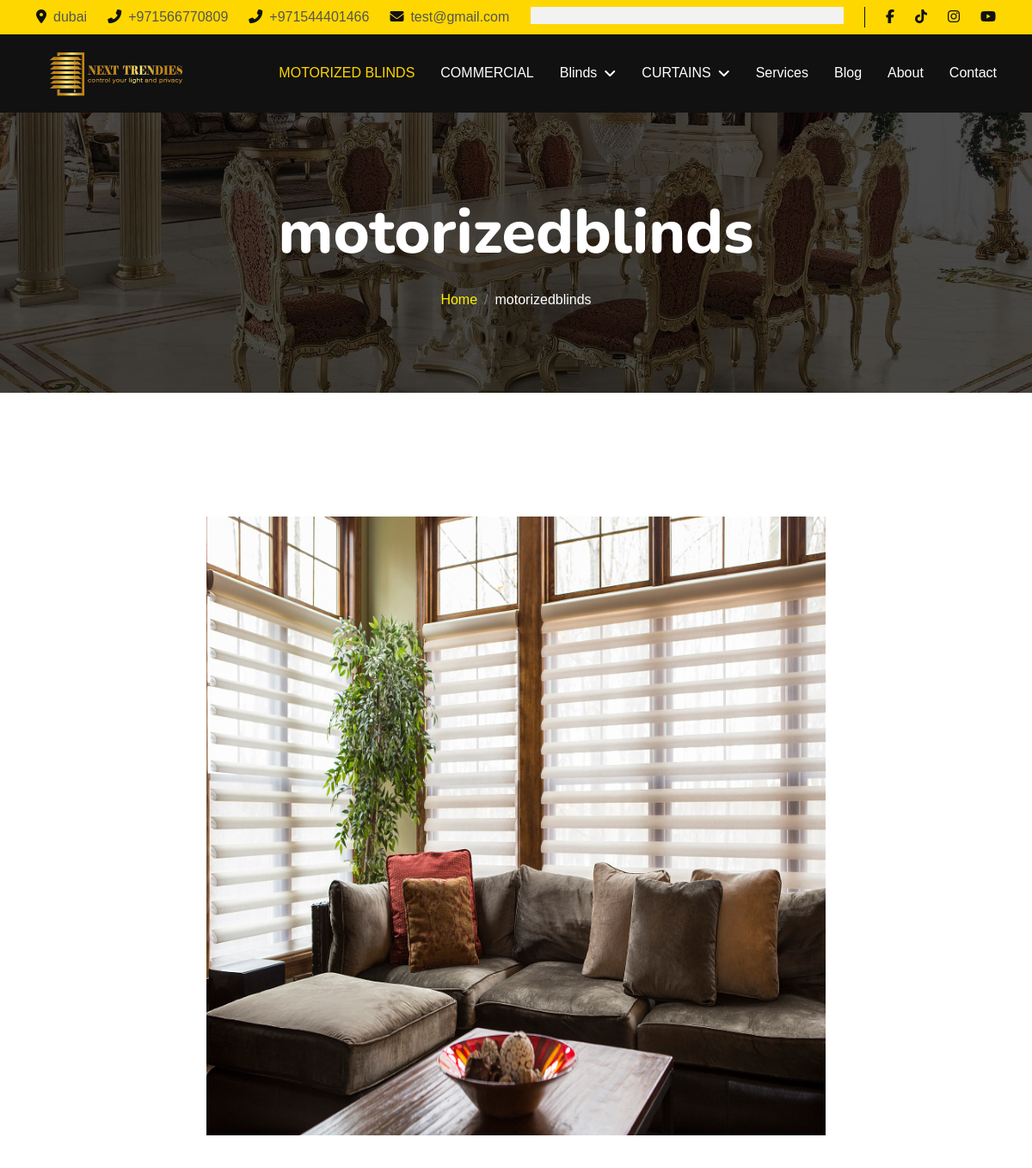
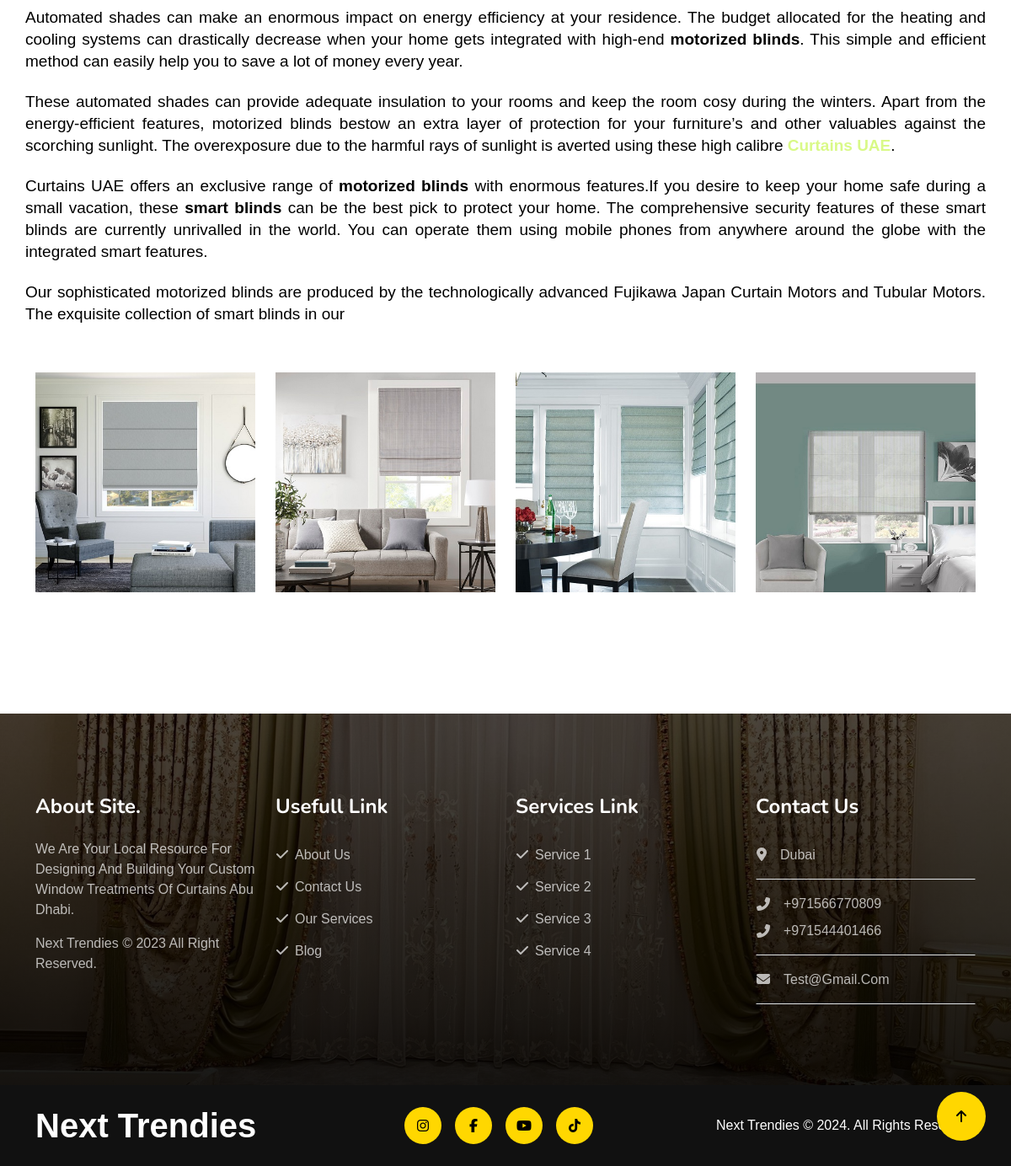
Page /products/motorizedblind/ on the committed database (2 pictures, top to bottom).
### settings/models.py (models this page shows, shortened)
class Settings(models.Model):
    site_name = models.CharField( max_length=50)
    logo = models.ImageField( upload_to='setting/')
    phone1 = models.CharField( max_length=30)
    phone2 = models.CharField( max_length=30 , blank=True , null=True)
    email1 = models.EmailField( max_length=254)
    email2 = models.EmailField( max_length=254 ,blank=True , null=True)
    description = models.TextField(max_length=1000)
    fb_link = models.URLField( max_length=200)
    tiktok_link = models.URLField( max_length=200)
    instagram_link = models.URLField( max_length=200)
    youtube_link = models.URLField( max_length=200)
    address = models.CharField( max_length=50)
    views = models.PositiveIntegerField(default=0)
    class Meta:
        verbose_name = ("Info")
        verbose_name_plural = ("Info")

### products/models.py (models this page shows, shortened)
class MotorizedBlinds(models.Model):
    title = models.CharField(max_length=5000)
    description = models.TextField(("description"),max_length=100000)
    created_at = models.DateTimeField( ("created_at"),default=timezone.now)
    image = models.ImageField(upload_to='motorized-blinds/')
    slug = models.SlugField(null=True,blank=True)
    class Meta:
        verbose_name = ("MotorizedBlinds")
        verbose_name_plural = ("MotorizedBlinds")

class MotorizedBlindsImages(models.Model):
    motorizedblinds = models.ForeignKey(MotorizedBlinds,related_name='motorizedblinds_images',on_delete=models.CASCADE)
    image = models.ImageField(upload_to='motorizedblindsimages/')
    class Meta:
        verbose_name = ("MotorizedBlinds Images")
        verbose_name_plural = ("MotorizedBlinds Images")

### products/views.py (the view)
# urls.py: path('motorizedblind/' , views.motorizedblinds , name='motorizedblinds'),
def motorizedblinds(request):
    motorizedblind = MotorizedBlinds.objects.last()
    context = {
        'motorizedblind':motorizedblind
    }
    return render(request , 'motorizedblind/motorizedblind.html' , context)

### about/about_context.py (called while the page is built)
def about(request):
    about = About.objects.last()
    context = {
        'about':about,
    }
    return context

### products/context.py (called while the page is built)
def nav(request):
    blinds_nav = Blinds.objects.all()
    curtains_nav = Curtains.objects.all()
    context = {
        'blinds_nav':blinds_nav,
        'curtains_nav':curtains_nav
    }
    return context

### products/templates/motorizedblind/motorizedblind.html (shortened to what this page needs)
{% extends "base.html" %}
{% load static %}
{% block body %}
        <div class="container-fluid page-header py-5">
            <div class="container text-center py-5">
                <h1 class="display-2 text-white mb-4 animated slideInDown">motorizedblinds</h1>
                <nav aria-label="breadcrumb">
                    <ol class="breadcrumb justify-content-center mb-0 animated slideInDown">
                        <li class="breadcrumb-item"><a href="/">Home</a></li>
                        <li class="breadcrumb-item text-white" aria-current="page">motorizedblinds</li>
                    </ol>
                </nav>
            </div>
        </div>
         <div class="container text-center py-5">
    <div class="row">
        <img class="w-100 commercial-img" src="{{motorizedblind.image.url}}" alt="Image">
        <p class="fs-5 mt-4" style="text-align: justify;">{{motorizedblind.description|safe}}</p>
        {% for image in motorizedblind.motorizedblinds_images.all %}
        <div class="col-md-3  g-4">
            <div>
                <img class="w-100"src="{{image.image.url}}">
            </div>
        </div>
        {% endfor %}
    </div>
</div>
{% endblock body %}

### templates/base.html (shortened to what this page needs)
{% load static %}
<!DOCTYPE html>
<html lang="en">
<head>
    <link rel="stylesheet" href="https://use.fontawesome.com/releases/v5.15.4/css/all.css" />
    <link href="https://cdnjs.cloudflare.com/ajax/libs/font-awesome/5.10.0/css/all.min.css" rel="stylesheet">
    <link href="https://cdn.jsdelivr.net/npm/bootstrap-icons@1.4.1/font/bootstrap-icons.css" rel="stylesheet">
    <link href="{% static 'lib/animate/animate.min.css'%}" rel="stylesheet">
    <link href="{% static 'lib/owlcarousel/assets/owl.carousel.min.css'%}" rel="stylesheet">
    <link href="{% static 'css/bootstrap.min.css'%}" rel="stylesheet">
    <link href="{% static 'css/all.min.css'%}" rel="stylesheet">
    <link href="{% static 'css/style.css'%}" rel="stylesheet">
</head>
<body>
    <div class="container-fluid topbar-top bg-primary">
        <div class="container">
            <div class="d-flex justify-content-between topbar py-2">
                <div class="d-flex align-items-center flex-shrink-0 topbar-info">
                    <a href="#" class="me-4 text-secondary"><i
                            class="fas fa-map-marker-alt me-2 text-dark"></i>{{myfooter.address}}</a>
                    <a href="#" class="me-4 text-secondary"><i
                            class="fas fa-phone-alt me-2 text-dark"></i>{{myfooter.phone1}}</a>
                    <a href="#" class="me-4 text-secondary"><i
                            class="fas fa-phone-alt me-2 text-dark"></i>{{myfooter.phone2}}</a>
                    <a href="#" class="text-secondary"><i
                            class="fas fa-envelope me-2 text-dark"></i>{{myfooter.email1}}</a>
                </div>
                <div class="text-end pe-4 me-4 border-end border-dark search-btn">
                    <div class="search-form">
                    </div>
                </div>
                <div class="d-flex align-items-center justify-content-center topbar-icon">
                    <a href="{{myfooter.fb_link}}" class="me-4"><i class="fab fa-facebook-f text-dark"></i></a>
                    <a href="{{myfooter.tiktok_link}}" class="me-4"><i class="fa-brands fa-tiktok text-dark"></i></a>
                    <a href="{{myfooter.instagram_link}}" class="me-4"><i class="fab fa-instagram text-dark"></i></a>
                    <a href="{{myfooter.youtube_link}}" class=""><i class="fa-brands fa-youtube text-dark"></i></a>
                </div>
            </div>
        </div>
    </div>
    <div class="container-fluid bg-dark">
        <div class="container">
            <nav class="navbar navbar-dark navbar-expand-lg py-lg-0">
                <a href="/" class="navbar-brand">
                    <img class="logo-style" src="{{myfooter.logo.url}}">
                </a>
                <div class="collapse navbar-collapse me-n3" id="navbarCollapse">
                    <div class="navbar-nav ms-auto">
                        <a href="{% url 'motorizedblinds'%}"
                            class="nav-item nav-link {% if request.path == '/products/motorizedblind/' %}active{% endif %} ">MOTORIZED
                            BLINDS</a>
                        <a href="{% url 'commercial_list'%}"
                            class="nav-item nav-link {% if request.path == '/products/commercial/' %}active{% endif %} ">COMMERCIAL</a>
                        <div class="nav-item dropdown">
                            <a href="{% url 'blinds_list'%}"
                                class="nav-link {% if request.path == '/products/blinds/' %}active{% endif %} dropdown-toggle"
                                data-bs-toggle="dropdown">Blinds</a>
                        </div>
                        <div class="nav-item dropdown">
                            <a href="{% url 'curtains_list'%}"
                                class="nav-link {% if request.path == '/products/curtains/' %}active{% endif %} dropdown-toggle"
                                data-bs-toggle="dropdown">CURTAINS</a>
                        </div>
                        <a href="{% url 'services'%}"
                            class="nav-item nav-link {% if request.path == '/services/' %}active{% endif %}">Services</a>
                        <a href="{% url 'post_list'%}"
                            class="nav-item nav-link {% if request.path == '/blog/' %}active{% endif %}">Blog</a>
                        <a href="{% url 'about'%}"
                            class="nav-item nav-link {% if request.path == '/about/' %}active{% endif %}">About</a>
                        <a href="{% url 'contact'%}"
                            class="nav-item nav-link {% if request.path == '/contact/' %}active{% endif %}">Contact</a>
                    </div>
                </div>
            </nav>
        </div>
    </div>
    {% block body %}
    {% endblock body %}
    <div class="container-fluid footer py-5 wow fadeIn" data-wow-delay=".3s">
        <div class="container py-5">
            <div class="row g-4 footer-inner">
                <div class="col-lg-3 col-md-6">
                    <div class="footer-item">
                        <h4 class="text-white fw-bold mb-4">About Site.</h4>
                        <p>{{myfooter.description}}</p>
                        <p class="mb-0"><a class="" href="/">{{myfooter.site_name}} </a> &copy; 2023 All Right Reserved.</p>
                    </div>
                </div>
                <div class="col-lg-3 col-md-6">
                    <div class="footer-item">
                        <h4 class="text-white fw-bold mb-4">Usefull Link</h4>
                        <div class="d-flex flex-column align-items-start">
                            <a class="btn btn-link ps-0" href="{% url 'about'%}"><i class="fa fa-check me-2"></i>About Us</a>
                            <a class="btn btn-link ps-0" href="{% url 'contact'%}"><i class="fa fa-check me-2"></i>Contact Us</a>
                            <a class="btn btn-link ps-0" href="{% url 'services'%}"><i class="fa fa-check me-2"></i>Our Services</a>
                            <a class="btn btn-link ps-0" href=""><i class="fa fa-check me-2"></i>Blog</a>
                        </div>
                    </div>
                </div>
                <div class="col-lg-3 col-md-6">
                    <div class="footer-item">
                        <h4 class="text-white fw-bold mb-4">Services Link</h4>
                        <div class="d-flex flex-column align-items-start">
                            <a class="btn btn-link ps-0" href=""><i class="fa fa-check me-2"></i>Service 1</a>
                            <a class="btn btn-link ps-0" href=""><i class="fa fa-check me-2"></i>Service 2</a>
                            <a class="btn btn-link ps-0" href=""><i class="fa fa-check me-2"></i>Service 3</a>
                            <a class="btn btn-link ps-0" href=""><i class="fa fa-check me-2"></i>Service 4</a>
                        </div>
                    </div>
                </div>
                <div class="col-lg-3 col-md-6">
                    <div class="footer-item">
                        <h4 class="text-white fw-bold mb-4">Contact Us</h4>
                        <a href="" class="btn btn-link w-100 text-start ps-0 pb-3 border-bottom rounded-0"><i
                                class="fa fa-map-marker-alt me-3"></i>{{myfooter.address}}</a>
                        <a href="" class="btn btn-link w-100 text-start ps-0 py-3 border-bottom rounded-0">
                            <div class="d-flex flex-column">
                                <div class="d-flex align-items-center mb-2">
                                    <i class="fa fa-phone-alt me-3"></i>{{ myfooter.phone1 }}
                                </div>
                                <div class="d-flex align-items-center">
                                    <i class="fa fa-phone-alt me-3"></i>{{ myfooter.phone2 }}
                                </div>
                            </div>
                        </a>
                        <a href="" class="btn btn-link w-100 text-start ps-0 py-3 border-bottom rounded-0"><i
                                class="fa fa-envelope me-3"></i>{{myfooter.email1}}</a>
                    </div>
                </div>
            </div>
        </div>
    </div>
    <div class="container-fluid copyright bg-dark py-4">
        <div class="container">
            <div class="row">
                <div class="col-md-4 text-center text-md-start mb-3 mb-md-0">
                    <a href="/" class="text-primary mb-0 display-6"><span
                            class="text-white">{{myfooter.site_name}}</span></a>
                </div>
                <div class="col-md-4 copyright-btn text-center text-md-start mb-3 mb-md-0 flex-shrink-0">
                    <a class="btn btn-primary rounded-circle me-3 copyright-icon" href="{{myfooter.instagram_link}}"><i
                            class="fab fa-instagram"></i></a>
                    <a class="btn btn-primary rounded-circle me-3 copyright-icon" href="{{myfooter.fb_link}}"><i
                            class="fab fa-facebook-f"></i></a>
                    <a class="btn btn-primary rounded-circle me-3 copyright-icon" href="{{myfooter.youtube_link}}"><i
                            class="fab fa-youtube"></i></a>
                    <a class="btn btn-primary rounded-circle me-3 copyright-icon" href="{{myfooter.tiktok_link}}"><i
                            class="fab fa-tiktok"></i></a>
                </div>
                <div class="col-md-4 my-auto text-center text-md-end text-white">
                    {{myfooter.site_name}} © 2024. All Rights Reserved.
                </div>
            </div>
        </div>
    </div>
    <a href="#" class="btn btn-primary rounded-circle border-3 back-to-top"><i class="fa fa-arrow-up"></i></a>
</body>
</html>

### static/css/style.css (style rules this page uses)
:root { --primary: #FFD700; }
.back-to-top { position: fixed; right: 30px; bottom: 30px; display: flex; width: 58px; height: 58px; align-items: center; justify-content: center; z-index: 99; }
.btn { text-transform: uppercase; font-weight: 500; transition: .5s; }
.btn.btn-primary { background-color:var(--primary) !important ; box-shadow: inset 0 0 0 0 var(--bs-dark); border: var(--primary) !important; }
.text-primary { color: var(--primary) !important; }
.bg-primary { background-color: var(--primary) !important; }
.search-btn { position: relative; width: 100%; padding: 0 0 0 25px; }
.navbar .navbar-nav { padding: 15px 0; }
.navbar .navbar-nav .nav-link { padding: 15px; color: var(--bs-white); font-weight: 500; font-size: 16px; outline: none; transition: .5s; }
.navbar .navbar-nav .nav-link:hover, .navbar .navbar-nav .nav-link.active { color: var(--primary); transition: .5s; }
.navbar .dropdown-toggle::after { border: none; content: "\f107"; font-family: "Font Awesome 5 Free"; font-weight: 800; vertical-align: middle; margin-left: 8px; }
.page-header { background: linear-gradient(rgba(0, 0, 0, .7), rgba(0, 0, 0, .7)), url(../img/10.jpg) center center no-repeat; background-size: cover; margin-bottom: 6rem; }
.footer { background: linear-gradient(rgba(0, 0, 0, .7), rgba(0, 0, 0, 0.9)), url(../img/5.jpg) center center no-repeat; background-size: cover; color: rgba(255, 255, 255, .7); margin-top: 6rem; }
.footer-item, .footer-item a { color: rgba(255, 255, 255, .7); text-transform: capitalize; }
.copyright .copyright-btn { display: flex; align-items: center; justify-content: center; }
.copyright .copyright-icon { width: 44px; height: 44px; display: flex; align-items: center; justify-content: center; }
.commercial-img { height: 90vh !important; object-fit: contain; }
.logo-style { width: 180px; object-fit: contain; }
.search-form { background: #f2f2f2; padding: 10px; }

### rows in the picture
Settings: address "dubai", phone1 "+971566770809", phone2 "+971544401466", email1 "test@gmail.com", logo (picture), description "We Are Your Local Resource For Designing And Building Your Custom Window Treatments Of Curtains Abu Dhabi.", site_name "Next Trendies", address "Dubai", email1 "Test@gmail.com"
MotorizedBlinds: image (picture), description "Automated shades can make an enormous impact on energy efficiency at your residence. The budget allocated for the heating and cooling systems can drastically decrease when your home gets integrated with high-end motorized blinds . This simple and efficient method can easily help you to save a lot of money every year. These automated shades can provide adequate insulation to your rooms and keep the room cosy during the winters. Apart from the energy-efficient features, motorized blinds bestow an extra layer of protection for your furniture’s and other valuables against the scorching sunlight. The overexposure due to the harmful rays of sunlight is averted using these high calibre Curtains…"
MotorizedBlindsImages: image (picture)
MotorizedBlindsImages: image (picture)
MotorizedBlindsImages: image (picture)
MotorizedBlindsImages: image (picture)
